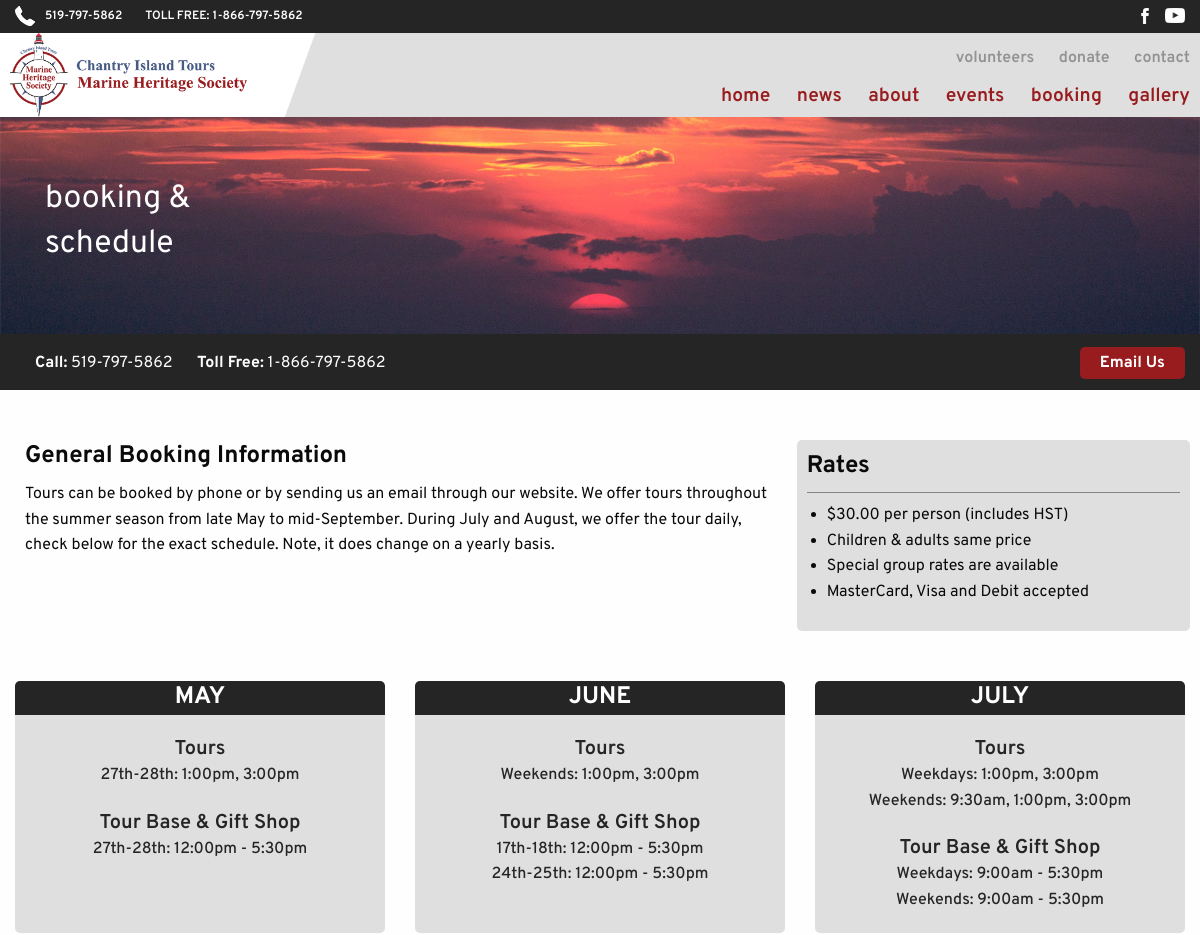
/booking.php (upper part), run on an earlier commit of the app's database.
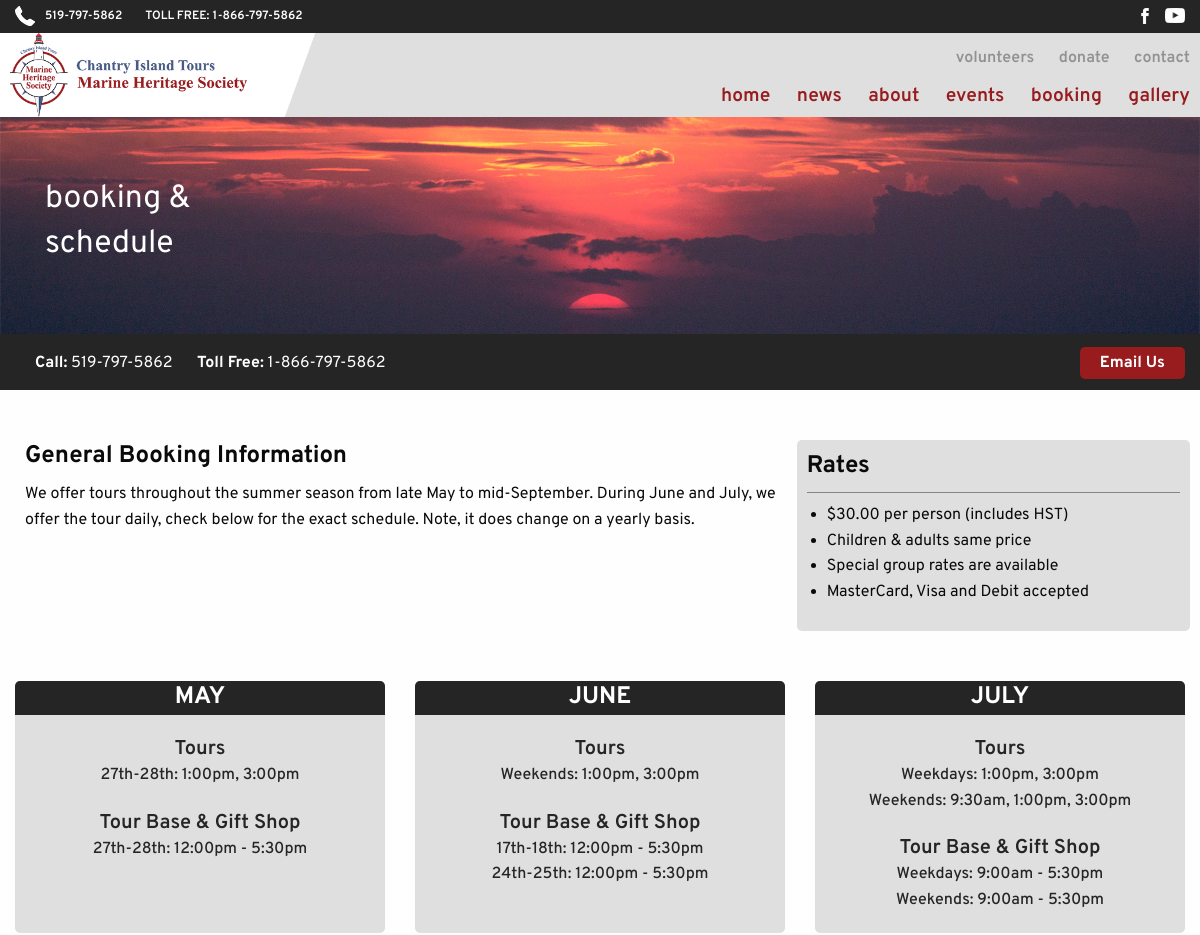
And on a later commit of the database.
### tables this page shows
CREATE TABLE tbl_bookInfo (
  bookInfo_id tinyint(3) unsigned NOT NULL,
  bookInfo_desc text NOT NULL
);

### admin/phpscripts/read.php (called while the page is built, shortened)
<?php
	function getAll($tbl) {
		include('connect.php');
		$queryAll = "SELECT * FROM {$tbl}";
		$runAll = mysqli_query($link, $queryAll);
		if($runAll){
			return $runAll;
		}else{
			$error =  "There was an error accessing this information.  Please contact your admin.";
			return $error;
		}
	}
?>

### booking.php (the view, shortened to what this page needs)
<?php
	$tbl_bookInfo = "tbl_bookInfo";
	$getBookInfo = getAll($tbl_bookInfo);
	$tbl_rates = "tbl_rates";
	$getRates = getAll($tbl_rates);
	$tbl_hours = "tbl_hours";
	$getHours = getAll($tbl_hours);
?>
<?php
include_once("layout/header.php");
?>
<div id="bookingHeaderImg">
	<div class="row">
		<div class="small-12 columns">
			<h2 class="heading whiteTxt">booking &amp; <br>schedule</h2>
		</div>
	</div>
</div>
<div id="bookingHeaderInfo">
	<div class="row">
		<div id="bookingHeaderPhone" class="small-12 columns">
			<h3><span>Call:</span> <a href="tel:519-797-5862" id="bookingPhone">519-797-5862</a></h3>
			<h3><span>Toll Free:</span> <a href="tel:1-866-797-5862" id="bookingPhone">1-866-797-5862</a></h3>
			<div id="emailButCon">
				<a id="emailBut" href="contact.php#formWrapper">Email Us</a>
			</div>
		</div>
	</div>
</div>
<div class="row" id="generalBookingInfo">
	<div class="small-12 medium-8 columns">
		<h2 class="heading">General Booking Information</h2>
		<?php
			if(!is_string($getBookInfo)){
				while($row = mysqli_fetch_array($getBookInfo)){
					echo "<p class=\"paragraph\">{$row['bookInfo_desc']}</p>";
				}
			}else{
				echo "<p>{$getBookInfo}</p>";
			}
		?>
	</div>
	<div class="small-12 medium-4 columns" id="bookingRates">
	<h3 class="heading">Rates</h3>
		<div id="ratesInfo">
				<?php
					if(!is_string($getRates)){
						while($row = mysqli_fetch_array($getRates)){
							echo "<ul>";
							echo "<li>&#36;{$row['rates_info']} per person (includes HST)</li>";
							echo "<li>Children &amp; adults same price</li>";
							echo "<li>Special group rates are available</li>";
							echo "<li>MasterCard, Visa and Debit accepted</li>";
							echo "</ul>";
						}
					}else{
						echo "<p>{$getRates}</p>";
					}
				?>
		</div>
	</div>
</div>
<div class="row" data-equalizer>
	<?php
		if(!is_string($getHours)){
			while($row = mysqli_fetch_array($getHours)){
				echo "<div class=\"monthCardCon small-12 medium-6 large-4 columns end\">";
				echo "<div class=\"monthCard\" data-equalizer-watch>";
				echo "<h2 class=\"heading whiteTxt\">{$row['hours_month']}</h2>";
				echo "<h3>Tours</h3>";
				echo "<p>{$row['hours_tours_1']}</p>";
				echo "<p>{$row['hours_tours_2']}</p>";
				echo "<h3>Tour Base &amp; Gift Shop </h3>";
				echo "<p>{$row['hours_shop_1']}</p>";
				echo "<p>{$row['hours_shop_2']}</p>";
				echo "</div>";
				echo "</div>";
			}
		}else{
			echo "<p>{$getHours}</p>";
		}
	?>
</div>
<?php
	include("layout/footer.php");
?>

What changed in the data, as far as the page shows it:
changed tbl_bookinfo: bookInfo_desc "Tours can be booked by phone or by sending us an email through our website. We offer tours throughout the summer season from late May to mid-September. During July and August, we offer the tour…" → "We offer tours throughout the summer season from late May to mid-September. During June and July, we offer the tour…"
